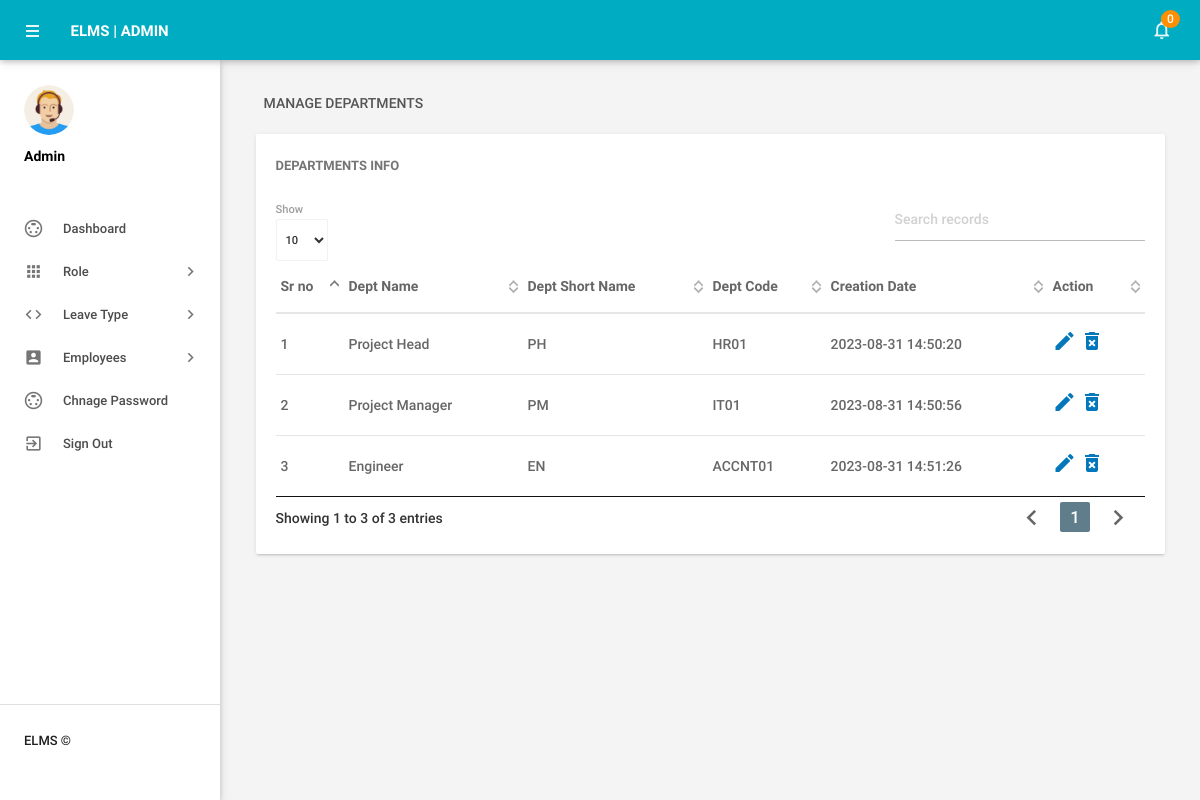
Screenshot of /admin/managedepartments.php (signed in) with the database file from the repository.
### tables this page shows
CREATE TABLE `tbldepartments` (
  `id` int(11) NOT NULL,
  `EmployRole` varchar(150) DEFAULT NULL,
  `EmployRoleShortName` varchar(100) DEFAULT NULL,
  `DepartmentCode` varchar(50) DEFAULT NULL,
  `CreationDate` timestamp NULL DEFAULT current_timestamp()
);

### admin/managedepartments.php (the view, shortened to what this page needs)
<?php
include('includes/config.php');
if(strlen($_SESSION['alogin'])==0)
    {
header('location:index.php');
}
else{
    ?>
<!DOCTYPE html>
<html lang="en">
    <head>
        <link type="text/css" rel="stylesheet" href="../assets/plugins/materialize/css/materialize.min.css"/>
        <link href="../assets/plugins/material-preloader/css/materialPreloader.min.css" rel="stylesheet">
        <link href="../assets/plugins/datatables/css/jquery.dataTables.min.css" rel="stylesheet">
        <link href="../assets/css/alpha.min.css" rel="stylesheet" type="text/css"/>
        <link href="../assets/css/custom.css" rel="stylesheet" type="text/css"/>
    </head>
    <body>
       <?php include('includes/header.php');?>
       <?php include('includes/sidebar.php');?>
            <main class="mn-inner">
                <div class="row">
                    <div class="col s12">
                        <div class="page-title">Manage Departments</div>
                    </div>
                    <div class="col s12 m12 l12">
                        <div class="card">
                            <div class="card-content">
                                <span class="card-title">Departments Info</span>
                                <table id="example" class="display responsive-table ">
                                    <thead>
                                        <tr>
                                            <th>Sr no</th>
                                            <th>Dept Name</th>
                                            <th>Dept Short Name</th>
                                            <th>Dept Code</th>
                                            <th>Creation Date</th>
                                            <th>Action</th>
                                        </tr>
                                    </thead>
                                    <tbody>
<?php $sql = "SELECT * from tbldepartments";
$query = $dbh -> prepare($sql);
$query->execute();
$results=$query->fetchAll(PDO::FETCH_OBJ);
$cnt=1;
if($query->rowCount() > 0)
{
foreach($results as $result)
{               ?>
                                        <tr>
                                            <td> <?php echo htmlentities($cnt);?></td>
                                            <td><?php echo htmlentities($result->EmployRole);?></td>
                                            <td><?php echo htmlentities($result->EmployRoleShortName);?></td>
                                            <td><?php echo htmlentities($result->DepartmentCode);?></td>
                                            <td><?php echo htmlentities($result->CreationDate);?></td>
                                            <td><a href="editdepartment.php?deptid=<?php echo htmlentities($result->id);?>"><i class="material-icons">mode_edit</i></a><a href="managedepartments.php?del=<?php echo htmlentities($result->id);?>" onclick="return confirm('Do you want to delete');"> <i class="material-icons">delete_forever</i></a></td>
                                        </tr>
                                         <?php $cnt++;} }?>
                                    </tbody>
                                </table>
                            </div>
                        </div>
                    </div>
                </div>
            </main>
        </div>
        <div class="left-sidebar-hover"></div>
    </body>
</html>
<?php } ?>

### rows the page displays
tbldepartments: EmployRole "Project Head", EmployRoleShortName "PH", DepartmentCode "HR01", CreationDate "2023-08-31 14:50:20"
tbldepartments: EmployRole "Project Manager", EmployRoleShortName "PM", DepartmentCode "IT01", CreationDate "2023-08-31 14:50:56"
tbldepartments: EmployRole "Engineer", EmployRoleShortName "EN", DepartmentCode "ACCNT01", CreationDate "2023-08-31 14:51:26"

### other values shown
$unreadcount "0"
